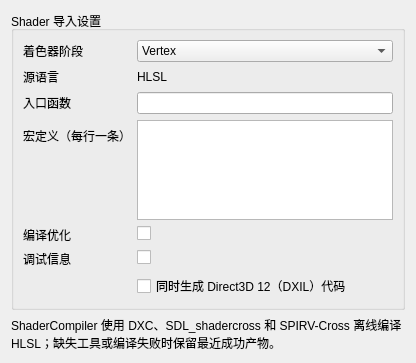
<?xml version='1.0' encoding='UTF-8'?>
<ui version="4.0">
  <class>ShaderInspectorForm</class>
  <widget class="QWidget" name="ShaderInspectorForm">
    <layout class="QVBoxLayout" name="mainLayout">
      <item>
        <widget class="QGroupBox" name="settingsGroup">
          <property name="title">
            <string>Shader 导入设置</string>
          </property>
          <layout class="QFormLayout" name="settingsLayout">
            <item row="0" column="0">
              <widget class="QLabel" name="StageLabel">
                <property name="text">
                  <string>着色器阶段</string>
                </property>
                <property name="textFormat">
                  <enum>Qt::PlainText</enum>
                </property>
                <property name="wordWrap">
                  <bool>true</bool>
                </property>
              </widget>
            </item>
            <item row="0" column="1">
              <widget class="QComboBox" name="stageCombo">
                <property name="settingKey" stdset="0">
                  <string>Stage</string>
                </property>
                <property name="values" stdset="0">
                  <stringlist notr="true">
                    <string>Vertex</string>
                    <string>Fragment</string>
                    <string>Compute</string>
                  </stringlist>
                </property>
                <item>
                  <property name="text">
                    <string>Vertex</string>
                  </property>
                </item>
                <item>
                  <property name="text">
                    <string>Fragment</string>
                  </property>
                </item>
                <item>
                  <property name="text">
                    <string>Compute</string>
                  </property>
                </item>
              </widget>
            </item>
            <item row="1" column="0">
              <widget class="QLabel" name="SourceLanguageLabel">
                <property name="text">
                  <string>源语言</string>
                </property>
                <property name="textFormat">
                  <enum>Qt::PlainText</enum>
                </property>
                <property name="wordWrap">
                  <bool>true</bool>
                </property>
              </widget>
            </item>
            <item row="1" column="1">
              <widget class="QLabel" name="sourceLanguageValue">
                <property name="text">
                  <string>HLSL</string>
                </property>
              </widget>
            </item>
            <item row="2" column="0">
              <widget class="QLabel" name="EntryPointLabel">
                <property name="text">
                  <string>入口函数</string>
                </property>
                <property name="textFormat">
                  <enum>Qt::PlainText</enum>
                </property>
                <property name="wordWrap">
                  <bool>true</bool>
                </property>
              </widget>
            </item>
            <item row="2" column="1">
              <widget class="QLineEdit" name="entryPointEdit">
                <property name="settingKey" stdset="0">
                  <string>EntryPoint</string>
                </property>
              </widget>
            </item>
            <item row="3" column="0">
              <widget class="QLabel" name="DefinesLabel">
                <property name="text">
                  <string>宏定义（每行一条）</string>
                </property>
                <property name="textFormat">
                  <enum>Qt::PlainText</enum>
                </property>
                <property name="wordWrap">
                  <bool>true</bool>
                </property>
              </widget>
            </item>
            <item row="3" column="1">
              <widget class="QPlainTextEdit" name="definesEdit">
                <property name="settingKey" stdset="0">
                  <string>Defines</string>
                </property>
                <property name="fieldType" stdset="0">
                  <string>lines</string>
                </property>
                <property name="maximumSize">
                  <size>
                    <width>16777215</width>
                    <height>100</height>
                  </size>
                </property>
              </widget>
            </item>
            <item row="4" column="0">
              <widget class="QLabel" name="OptimizeLabel">
                <property name="text">
                  <string>编译优化</string>
                </property>
                <property name="textFormat">
                  <enum>Qt::PlainText</enum>
                </property>
                <property name="wordWrap">
                  <bool>true</bool>
                </property>
              </widget>
            </item>
            <item row="4" column="1">
              <widget class="QCheckBox" name="optimizeCheck">
                <property name="settingKey" stdset="0">
                  <string>Optimize</string>
                </property>
              </widget>
            </item>
            <item row="5" column="0">
              <widget class="QLabel" name="GenerateDebugInfoLabel">
                <property name="text">
                  <string>调试信息</string>
                </property>
                <property name="textFormat">
                  <enum>Qt::PlainText</enum>
                </property>
                <property name="wordWrap">
                  <bool>true</bool>
                </property>
              </widget>
            </item>
            <item row="5" column="1">
              <widget class="QCheckBox" name="generateDebugInfoCheck">
                <property name="settingKey" stdset="0">
                  <string>GenerateDebugInfo</string>
                </property>
              </widget>
            </item>
            <item row="6" column="1">
              <widget class="QCheckBox" name="generateDXILCheck">
                <property name="text">
                  <string>同时生成 Direct3D 12（DXIL）代码</string>
                </property>
                <property name="toolTip">
                  <string>默认生成 SPIR-V 和 MSL；启用后同时生成供 Direct3D 12 使用的 DXIL。</string>
                </property>
                <property name="settingKey" stdset="0">
                  <string>GenerateDXIL</string>
                </property>
              </widget>
            </item>
          </layout>
        </widget>
      </item>
      <item>
        <widget class="QLabel" name="capabilityLabel">
          <property name="text">
            <string>ShaderCompiler 使用 DXC、SDL_shadercross 和 SPIRV-Cross 离线编译 HLSL；缺失工具或编译失败时保留最近成功产物。</string>
          </property>
          <property name="textFormat">
            <enum>Qt::PlainText</enum>
          </property>
          <property name="wordWrap">
            <bool>true</bool>
          </property>
        </widget>
      </item>
    </layout>
  </widget>
  <resources />
  <connections />
</ui>
